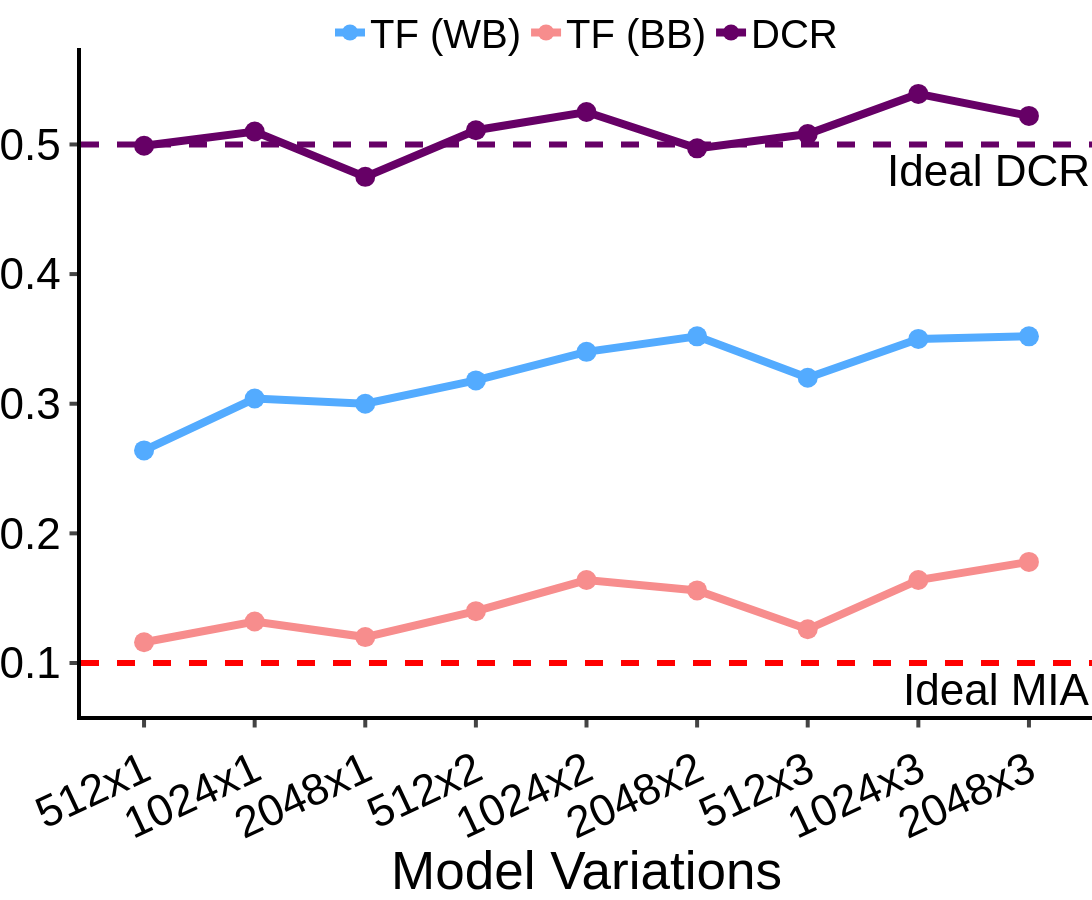

The notebook cell saved with this chart:
### Code cell
df = {"integers": integers, "TF (WB)": mia_wb, "TF (BB)": mia_bb, "DCR": dcr}

fig = px.line(
    data_frame=df,
    x="integers",
    y=["TF (WB)", "TF (BB)", "DCR"],
    markers=True,
)
fig.data[0].line.color = "#53abff"
fig.data[1].line.color = "#f78d8d"
fig.data[2].line.color = "#660066"
fig.add_hline(y=0.1, line_dash="dash", line_color="red", annotation_text="Ideal MIA", annotation_position="bottom right", line_width=6)
fig.add_hline(y=0.5, line_dash="dash", line_color="#660066", annotation_text="Ideal DCR", annotation_position="bottom right", line_width=6)
fig.update_layout(
    xaxis=dict(
        tickmode='array',
        tickvals=integers,
        ticktext=model_variation,
    ),
)
fig.update_xaxes(
   ticks="outside", tickwidth=4, ticklen=7.5, linewidth=4, linecolor="black", title = "Model Variations", tickangle=-25, title_font_family="Helvetica", tickfont_family="Helvetica", tickfont_size=FONT_SIZE,
)
fig.update_yaxes(
    ticks="outside", tickwidth=4, ticklen=7.5, linewidth=4, linecolor="black", title = "Metric Score", tickangle=0, title_font_family="Helvetica", tickfont_family="Helvetica", tickfont_size=FONT_SIZE,
)
fig.update_traces(marker=dict(size=20), line=dict(width=8))

customize_figure_layout(fig, width=1400, height=900)
fig.update_layout(yaxis_title=None)
save_and_display_figure(fig, "berka_tf_dcr_model_variation", plots_dir)

### Figure 1 — Plotly figure (JSON) as saved in the notebook; plotly's stock layout.template omitted (floating-point values rounded to 4 significant figures)
{"data": [{"hovertemplate": "variable=TF (WB)<br>integers=%{x}<br>value=%{y}<extra></extra>", "legendgroup": "TF (WB)", "line": {"color": "#53abff", "dash": "solid", "width": 8}, "marker": {"size": 20, "symbol": "circle"}, "mode": "lines+markers", "name": "TF (WB)", "orientation": "v", "showlegend": true, "type": "scatter", "x": [0, 1, 2, 3, 4, 5, 6, 7, 8], "xaxis": "x", "y": [0.264, 0.304, 0.3, 0.318, 0.34, 0.352, 0.32, 0.35, 0.352], "yaxis": "y"}, {"hovertemplate": "variable=TF (BB)<br>integers=%{x}<br>value=%{y}<extra></extra>", "legendgroup": "TF (BB)", "line": {"color": "#f78d8d", "dash": "solid", "width": 8}, "marker": {"size": 20, "symbol": "circle"}, "mode": "lines+markers", "name": "TF (BB)", "orientation": "v", "showlegend": true, "type": "scatter", "x": [0, 1, 2, 3, 4, 5, 6, 7, 8], "xaxis": "x", "y": [0.116, 0.132, 0.12, 0.14, 0.164, 0.156, 0.126, 0.164, 0.178], "yaxis": "y"}, {"hovertemplate": "variable=DCR<br>integers=%{x}<br>value=%{y}<extra></extra>", "legendgroup": "DCR", "line": {"color": "#660066", "dash": "solid", "width": 8}, "marker": {"size": 20, "symbol": "circle"}, "mode": "lines+markers", "name": "DCR", "orientation": "v", "showlegend": true, "type": "scatter", "x": [0, 1, 2, 3, 4, 5, 6, 7, 8], "xaxis": "x", "y": [0.499, 0.51, 0.475, 0.511, 0.525, 0.497, 0.508, 0.539, 0.522], "yaxis": "y"}], "layout": {"annotations": [{"showarrow": false, "text": "Ideal MIA", "x": 1, "xanchor": "right", "xref": "x domain", "y": 0.1, "yanchor": "top", "yref": "y"}, {"showarrow": false, "text": "Ideal DCR", "x": 1, "xanchor": "right", "xref": "x domain", "y": 0.5, "yanchor": "top", "yref": "y"}], "font": {"color": "black", "family": "Helvetica", "size": 44}, "height": 900, "legend": {"font": {"size": 40}, "orientation": "h", "title": {"font": {"family": "Helvetica"}, "text": ""}, "tracegroupgap": 0, "valign": "top", "x": 0.5, "xanchor": "center", "y": 0.975, "yanchor": "bottom"}, "margin": {"b": 0, "l": 0, "pad": 0, "r": 0, "t": 40}, "plot_bgcolor": "white", "shapes": [{"line": {"color": "red", "dash": "dash", "width": 6}, "type": "line", "x0": 0, "x1": 1, "xref": "x domain", "y0": 0.1, "y1": 0.1, "yref": "y"}, {"line": {"color": "#660066", "dash": "dash", "width": 6}, "type": "line", "x0": 0, "x1": 1, "xref": "x domain", "y0": 0.5, "y1": 0.5, "yref": "y"}], "title": {"font": {"family": "Helvetica"}, "x": 0.5, "y": 0.99}, "width": 1400, "xaxis": {"anchor": "y", "automargin": true, "domain": [0, 1], "linecolor": "black", "linewidth": 4, "tickangle": -25, "tickfont": {"family": "Helvetica", "size": 44}, "ticklen": 7.5, "tickmode": "array", "ticks": "outside", "ticktext": ["512x1", "1024x1", "2048x1", "512x2", "1024x2", "2048x2", "512x3", "1024x3", "2048x3"], "tickvals": [0, 1, 2, 3, 4, 5, 6, 7, 8], "tickwidth": 4, "title": {"font": {"family": "Helvetica"}, "text": "Model Variations"}}, "yaxis": {"anchor": "x", "automargin": true, "domain": [0, 1], "dtick": 0.1, "linecolor": "black", "linewidth": 4, "tickangle": 0, "tickfont": {"family": "Helvetica", "size": 44}, "ticklen": 7.5, "ticks": "outside", "tickwidth": 4, "title": {}}}}
